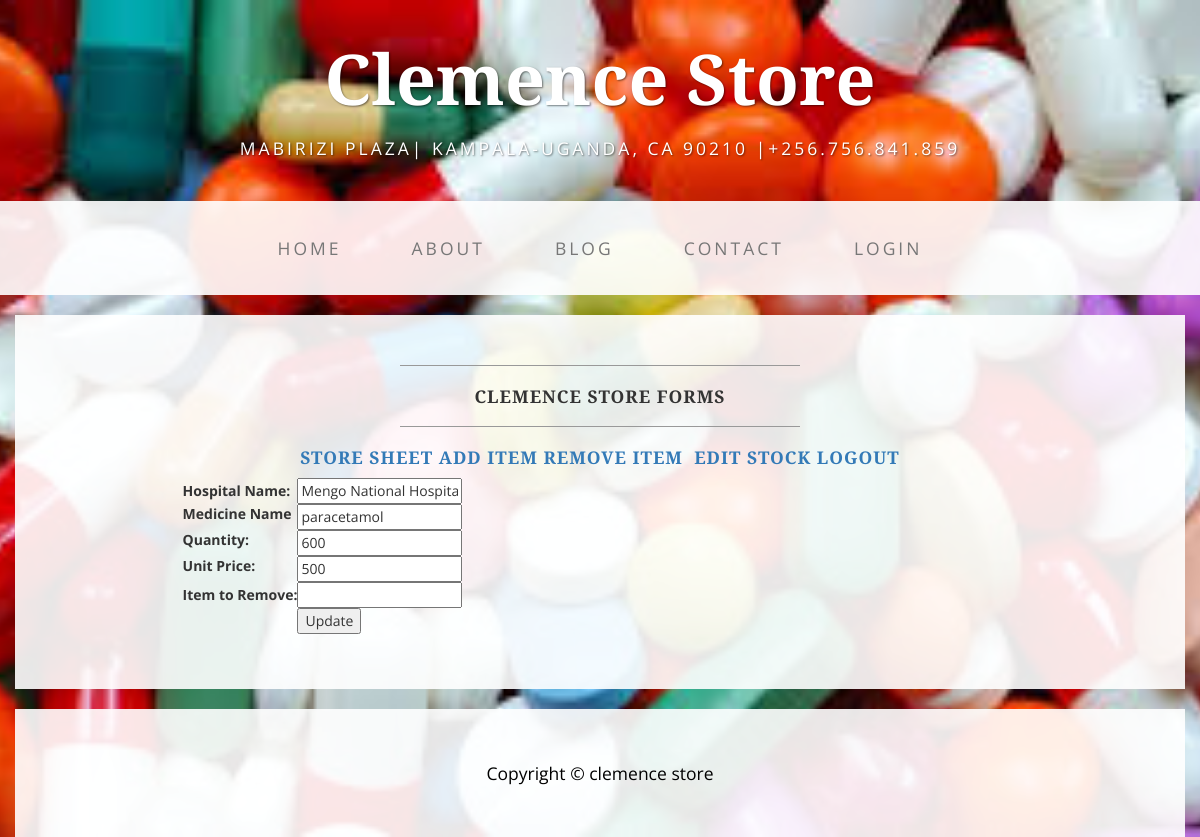
The app's page /edit.php?do=edit&id=1 with its own data.
### tables this page shows
CREATE TABLE IF NOT EXISTS `store_tbl` (
  `id` int(11) NOT NULL AUTO_INCREMENT,
  `name` varchar(60) NOT NULL,
  `mname` varchar(60) NOT NULL,
  `quantity` varchar(60) NOT NULL,
  `uprice` varchar(20) NOT NULL,
  `balance` varchar(20) NOT NULL,
  `bprice` varchar(20) NOT NULL,
  `tprice` varchar(20) NOT NULL,
  `rprice` varchar(20) NOT NULL,
  PRIMARY KEY (`id`)
);

### edit.php (the view, shortened to what this page needs)
<!DOCTYPE html>
<html lang="en">
<head>
    <link href="css/bootstrap.min.css" rel="stylesheet">
    <link href="css/business-casual.css" rel="stylesheet">
</head>
<body>
    <div class="brand">Clemence Store</div>
    <div class="address-bar">Mabirizi Plaza| Kampala-Uganda, CA 90210 |+256.756.841.859</div>
    <nav class="navbar navbar-default" role="navigation">
        <div class="container">
            <div class="collapse navbar-collapse" id="bs-example-navbar-collapse-1">
                <ul class="nav navbar-nav">
                    <li>
                        <a href="index.html">Home</a>
                    </li>
                    <li>
                        <a href="about.html">About</a>
                    </li>
                    <li>
                        <a href="blog.html">Blog</a>
                    </li>
                    <li>
                        <a href="contact.html">Contact</a>
                    </li>
                    <li>
                        <a href="login.php">Login</a>
                    </li>
                </ul>
            </div>
        </div>
    </nav>
    <div class="container">
        <div class="row">
            <div class="box">
                <div class="col-lg-12">
                  <hr>
                    <h2 class="intro-text text-center">
                        <strong>Clemence Store Forms</strong>
                    </h2>
                    <hr>
                    <h4 class="intro-text text-center">
                        <strong><a href="view.php">Store Sheet</a>&nbsp;<a href="store.php">Add Item</a>&nbsp;<a href="sub.php">Remove Item</a>
                            &nbsp;<a href="edit.php">Edit Stock</a>&nbsp;<a href="logout.php">Logout</a> </strong>
                    </h4>
                    <?php
$strquery = "SELECT * from store_tbl where id= '" . $_GET["id"] . "' ";
$results = mysql_query ($strquery);
$row = mysql_fetch_array($results);
?>
                <div class="col-md-6">
                    <form id="add" name="add" method="get" action="update.php">
<table border="0" align="center">
  <tr>
    <td ><strong>Hospital Name:</strong></td>
    <td ><input name="name" type="text" id="name" value="<?php echo $row["name"]; ?>"/></td>
  </tr>
  <tr>
    <td>
        <strong>
        <label>Medicine Name</label></strong></td>
    <td><input name="mname" type="text" id="mname" value="<?php echo $row["mname"]; ?>"/></td>
  </tr>
  <tr><td>
  <strong>
        <label>Quantity:</label></strong></td>
    <td><input name="quantity" type="text" id="quantity" value="<?php echo $row["quantity"]; ?>"/></td>
  </tr>
  <tr><td>
  <strong>
        <label>Unit Price:</label></strong></td>
    <td><input name="uprice" type="text" id="uprice" value="<?php echo $row["uprice"]; ?>"/></td>
  </tr>
    <tr>
    <td ><strong>Item to Remove:</strong></td>
    <td ><input name="balance" type="text" id="balance" value="<?php echo $row["balance"]; ?>"/></td>
  </tr>
  <tr>
        <td><input name="rprice" type="hidden" id="section5"  value=" <?php echo $row["rprice"]; ?>" /></td><tr>
    <tr><td>&nbsp;</td><td><input type="submit" name="Submit" value="Update" /></td>
  </tr>
</table>
</form>
                </div>
                <div class="clearfix"></div>
            </div>
        </div>
    <footer>
        <div class="container">
            <div class="row">
                <div class="col-lg-12 text-center">
                    <p>Copyright &copy; clemence store</p>
                </div>
            </div>
        </div>
    </footer>
</body>
</html>

### css/business-casual.css (style rules this page uses)
body { font-family: "Open Sans","Helvetica Neue",Helvetica,Arial,sans-serif; background: url('../img/bg.jpg') no-repeat center center fixed; -webkit-background-size: cover; -moz-background-size: cover; background-size: cover; -o-background-size: cover; }
h1, h2, h3, h4, h5, h6 { text-transform: uppercase; font-family: "Josefin Slab","Helvetica Neue",Helvetica,Arial,sans-serif; font-weight: 700; letter-spacing: 1px; }
p { font-size: 1.25em; line-height: 1.6; color: #000; }
hr { max-width: 400px; border-color: #999999; }
.brand, .address-bar { display: none; }
.navbar-nav { text-transform: uppercase; font-weight: 400; letter-spacing: 3px; }
.box { margin-bottom: 20px; padding: 30px 15px; background: #fff; background: rgba(255,255,255,0.9); }
.intro-text { text-transform: uppercase; font-size: 1.25em; font-weight: 400; letter-spacing: 1px; }
footer { background: #fff; background: rgba(255,255,255,0.9); }
footer p { margin: 0; padding: 50px 0; }
@media screen and (min-width:768px) { .brand { display: inherit; margin: 0; padding: 30px 0 10px; text-align: center; text-shadow: 1px 1px 2px rgba(0,0,0,0.5); font-family: "Josefin Slab","Helvetica Neue",Helvetica,Arial,sans-serif; font-size: 5em; font-weight: 700; line-height: normal; color: #fff; } }
@media screen and (min-width:768px) { .address-bar { display: inherit; margin: 0; padding: 0 0 40px; text-align: center; text-shadow: 1px 1px 2px rgba(0,0,0,0.5); text-transform: uppercase; font-size: 1.25em; font-weight: 400; letter-spacing: 3px; color: #fff; } }
@media screen and (min-width:768px) { .navbar { border-radius: 0; } }
@media screen and (min-width:768px) { .navbar { min-height: 0; } }
@media screen and (min-width:768px) { .navbar-default { border: none; background: #fff; background: rgba(255,255,255,0.9); } }
@media screen and (min-width:768px) { .nav>li>a { padding: 35px; } }
@media screen and (min-width:768px) { .navbar-nav>li>a { line-height: normal; } }
@media screen and (min-width:768px) { .navbar-nav { display: table; float: none; margin: 0 auto; table-layout: fixed; font-size: 1.25em; } }
@media screen and (min-width:1200px) { .box:after { content: ''; display: table; clear: both; } }

### records on screen
store_tbl: name "Mengo National Hospital", mname "paracetamol", quantity "600", uprice "500"
